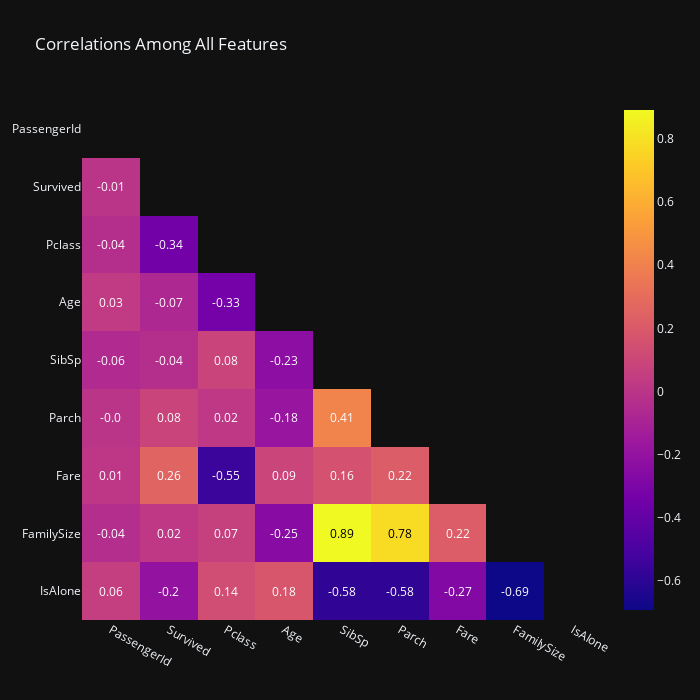

Source (notebook cell):
### Markdown cell above
Objective : To analyze the correlation between the features in the Titanic dataset. <br>
About the code : Creates a correlation matrix chart to visualize the pairwise correlations among the features in a DataFrame. <br>
Justification : The chart is chosen because it provides a clear and concise representation of the correlations.

Step-by-step explanation of the code:

1. Calculate the correlation matrix using the Pearson correlation method:
   <br>`corr = df.corr(method='pearson')`

2. Create a boolean mask with `True` values in the upper triangular part of the correlation matrix:
   <br>`mask = np.triu(np.ones_like(corr, dtype=bool))`

3. Apply the mask to the correlation matrix, replacing the values in the upper triangular part with NaN (masked values):
   <br>`masked_corr = corr.mask(mask)`

4. Create a new Plotly figure using `px.imshow()` and specify the title, height, width, and template:
   <br>`fig = px.imshow(masked_corr, title='Correlations Among Features', height=700, width=700)`

5. Set the text for each cell in the plot to the corresponding correlation value rounded to 2 decimal places:
   <br>`fig.update_traces(text=corr.values.round(2), hovertemplate='Feature 1: %{y}<br>Feature 2: %{x}<br>Correlation: %{text}')`

6. Add a colorbar to the chart with a title:
   <br>`fig.update_traces(colorbar=dict(title="Correlation"))`

7. Iterate over each cell in the masked correlation matrix:
   - If the cell is not on the diagonal (i != j) and it has a non-null value, do the following:
     - Determine the color for the annotation text based on the correlation value (white if < 0.5, black otherwise).
     - Add an annotation with the correlation value to the corresponding cell in the figure:
       - `fig.add_annotation(x=j, y=i, text=str(masked_corr.iloc[i, j].round(2)), showarrow=False, font=dict(color=color))` 
<br><br>
8. Update the x-axis to remove gridlines:
   <br>`fig.update_xaxes(showgrid=False)`

9. Update the y-axis to remove gridlines:
   <br>`fig.update_yaxes(showgrid=False)`

10. Display the final chart:
    <br>`fig.show()`

Results :
- highest positive correlation: 'SibSp' and 'Parch' (excluded FamilySize)
- highest negative correlation: 'Pclass' and 'Fare'
- highest positive correlation with Survived: 'Fare'
- highest negative correlation with Survived: 'Pclass'

### Code cell
corr = df.corr(method='pearson')

mask = np.triu(np.ones_like(corr, dtype=bool))

masked_corr = corr.mask(mask)

fig = px.imshow(masked_corr,
                title='Correlations Among All Features',
                height=700, width=700)

fig.update_traces(text=corr.values.round(2),
                  hovertemplate='Feature 1: %{y}<br>Feature 2: %{x}<br>Correlation: %{text}',
                  colorbar=dict(title="Correlation"))

for i in range(len(masked_corr)):
    for j in range(len(masked_corr)):
        if i != j and not pd.isnull(masked_corr.iloc[i, j]):
            color = 'white' if float(masked_corr.iloc[i, j]) < 0.5 else 'black'
            fig.add_annotation(x=j, y=i, text=str(masked_corr.iloc[i, j].round(2)),
                               showarrow=False, font=dict(color=color))

fig.update_xaxes(showgrid=False)
fig.update_yaxes(showgrid=False)

fig.show()

### Figure 1 — Plotly figure (JSON) as saved in the notebook; plotly's stock layout.template omitted (floating-point values rounded to 4 significant figures)
{"data": [{"coloraxis": "coloraxis", "colorbar": {"title": {"text": "Correlation"}}, "hovertemplate": "Feature 1: %{y}<br>Feature 2: %{x}<br>Correlation: %{text}", "name": "0", "text": [[1, -0.01, -0.04, 0.03, -0.06, 0, 0.01, -0.04, 0.06], [-0.01, 1, -0.34, -0.07, -0.04, 0.08, 0.26, 0.02, -0.2], [-0.04, -0.34, 1, -0.33, 0.08, 0.02, -0.55, 0.07, 0.14], [0.03, -0.07, -0.33, 1, -0.23, -0.18, 0.09, -0.25, 0.18], [-0.06, -0.04, 0.08, -0.23, 1, 0.41, 0.16, 0.89, -0.58], [0, 0.08, 0.02, -0.18, 0.41, 1, 0.22, 0.78, -0.58], [0.01, 0.26, -0.55, 0.09, 0.16, 0.22, 1, 0.22, -0.27], [-0.04, 0.02, 0.07, -0.25, 0.89, 0.78, 0.22, 1, -0.69], [0.06, -0.2, 0.14, 0.18, -0.58, -0.58, -0.27, -0.69, 1]], "type": "heatmap", "x": ["PassengerId", "Survived", "Pclass", "Age", "SibSp", "Parch", "Fare", "FamilySize", "IsAlone"], "xaxis": "x", "y": ["PassengerId", "Survived", "Pclass", "Age", "SibSp", "Parch", "Fare", "FamilySize", "IsAlone"], "yaxis": "y", "z": [[null, null, null, null, null, null, null, null, null], [-0.005007, null, null, null, null, null, null, null, null], [-0.03514, -0.3385, null, null, null, null, null, null, null], [0.03321, -0.06981, -0.3313, null, null, null, null, null, null], [-0.05753, -0.03532, 0.08308, -0.2326, null, null, null, null, null], [-0.001652, 0.08163, 0.01844, -0.1792, 0.4148, null, null, null, null], [0.01266, 0.2573, -0.5495, 0.09157, 0.1597, 0.2162, null, null, null], [-0.04014, 0.01664, 0.066, -0.2485, 0.8907, 0.7831, 0.2171, null, null], [0.05746, -0.2034, 0.1352, 0.1798, -0.5845, -0.5834, -0.2718, -0.6909, null]]}], "layout": {"annotations": [{"font": {"color": "white"}, "showarrow": false, "text": "-0.01", "x": 0, "y": 1}, {"font": {"color": "white"}, "showarrow": false, "text": "-0.04", "x": 0, "y": 2}, {"font": {"color": "white"}, "showarrow": false, "text": "-0.34", "x": 1, "y": 2}, {"font": {"color": "white"}, "showarrow": false, "text": "0.03", "x": 0, "y": 3}, {"font": {"color": "white"}, "showarrow": false, "text": "-0.07", "x": 1, "y": 3}, {"font": {"color": "white"}, "showarrow": false, "text": "-0.33", "x": 2, "y": 3}, {"font": {"color": "white"}, "showarrow": false, "text": "-0.06", "x": 0, "y": 4}, {"font": {"color": "white"}, "showarrow": false, "text": "-0.04", "x": 1, "y": 4}, {"font": {"color": "white"}, "showarrow": false, "text": "0.08", "x": 2, "y": 4}, {"font": {"color": "white"}, "showarrow": false, "text": "-0.23", "x": 3, "y": 4}, {"font": {"color": "white"}, "showarrow": false, "text": "-0.0", "x": 0, "y": 5}, {"font": {"color": "white"}, "showarrow": false, "text": "0.08", "x": 1, "y": 5}, {"font": {"color": "white"}, "showarrow": false, "text": "0.02", "x": 2, "y": 5}, {"font": {"color": "white"}, "showarrow": false, "text": "-0.18", "x": 3, "y": 5}, {"font": {"color": "white"}, "showarrow": false, "text": "0.41", "x": 4, "y": 5}, {"font": {"color": "white"}, "showarrow": false, "text": "0.01", "x": 0, "y": 6}, {"font": {"color": "white"}, "showarrow": false, "text": "0.26", "x": 1, "y": 6}, {"font": {"color": "white"}, "showarrow": false, "text": "-0.55", "x": 2, "y": 6}, {"font": {"color": "white"}, "showarrow": false, "text": "0.09", "x": 3, "y": 6}, {"font": {"color": "white"}, "showarrow": false, "text": "0.16", "x": 4, "y": 6}, {"font": {"color": "white"}, "showarrow": false, "text": "0.22", "x": 5, "y": 6}, {"font": {"color": "white"}, "showarrow": false, "text": "-0.04", "x": 0, "y": 7}, {"font": {"color": "white"}, "showarrow": false, "text": "0.02", "x": 1, "y": 7}, {"font": {"color": "white"}, "showarrow": false, "text": "0.07", "x": 2, "y": 7}, {"font": {"color": "white"}, "showarrow": false, "text": "-0.25", "x": 3, "y": 7}, {"font": {"color": "black"}, "showarrow": false, "text": "0.89", "x": 4, "y": 7}, {"font": {"color": "black"}, "showarrow": false, "text": "0.78", "x": 5, "y": 7}, {"font": {"color": "white"}, "showarrow": false, "text": "0.22", "x": 6, "y": 7}, {"font": {"color": "white"}, "showarrow": false, "text": "0.06", "x": 0, "y": 8}, {"font": {"color": "white"}, "showarrow": false, "text": "-0.2", "x": 1, "y": 8}, {"font": {"color": "white"}, "showarrow": false, "text": "0.14", "x": 2, "y": 8}, {"font": {"color": "white"}, "showarrow": false, "text": "0.18", "x": 3, "y": 8}, {"font": {"color": "white"}, "showarrow": false, "text": "-0.58", "x": 4, "y": 8}, {"font": {"color": "white"}, "showarrow": false, "text": "-0.58", "x": 5, "y": 8}, {"font": {"color": "white"}, "showarrow": false, "text": "-0.27", "x": 6, "y": 8}, {"font": {"color": "white"}, "showarrow": false, "text": "-0.69", "x": 7, "y": 8}], "coloraxis": {"colorscale": [[0, "#0d0887"], [0.1111, "#46039f"], [0.2222, "#7201a8"], [0.3333, "#9c179e"], [0.4444, "#bd3786"], [0.5556, "#d8576b"], [0.6667, "#ed7953"], [0.7778, "#fb9f3a"], [0.8889, "#fdca26"], [1, "#f0f921"]]}, "height": 700, "title": {"text": "Correlations Among All Features"}, "width": 700, "xaxis": {"anchor": "y", "constrain": "domain", "domain": [0, 1], "scaleanchor": "y", "showgrid": false}, "yaxis": {"anchor": "x", "autorange": "reversed", "constrain": "domain", "domain": [0, 1], "showgrid": false}}}
